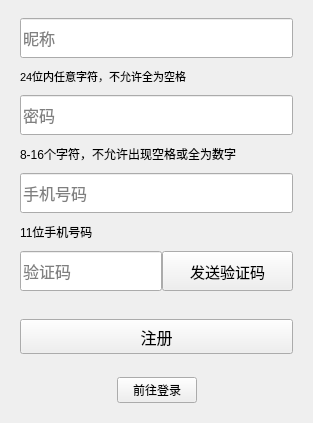
<?xml version="1.0" encoding="UTF-8"?>
<ui version="4.0">
 <class>RegisterWidget</class>
 <widget class="QWidget" name="RegisterWidget">
  <property name="geometry">
   <rect>
    <x>0</x>
    <y>0</y>
    <width>313</width>
    <height>423</height>
   </rect>
  </property>
  <property name="windowTitle">
   <string>Form</string>
  </property>
  <layout class="QHBoxLayout" name="horizontalLayout">
   <property name="spacing">
    <number>0</number>
   </property>
   <property name="leftMargin">
    <number>0</number>
   </property>
   <property name="topMargin">
    <number>0</number>
   </property>
   <property name="rightMargin">
    <number>0</number>
   </property>
   <property name="bottomMargin">
    <number>0</number>
   </property>
   <item>
    <widget class="QWidget" name="registerContent" native="true">
     <property name="sizePolicy">
      <sizepolicy hsizetype="Preferred" vsizetype="Expanding">
       <horstretch>0</horstretch>
       <verstretch>0</verstretch>
      </sizepolicy>
     </property>
     <property name="minimumSize">
      <size>
       <width>0</width>
       <height>0</height>
      </size>
     </property>
     <layout class="QVBoxLayout" name="verticalLayout">
      <property name="spacing">
       <number>10</number>
      </property>
      <property name="leftMargin">
       <number>20</number>
      </property>
      <property name="topMargin">
       <number>10</number>
      </property>
      <property name="rightMargin">
       <number>20</number>
      </property>
      <property name="bottomMargin">
       <number>20</number>
      </property>
      <item>
       <spacer name="verticalSpacer_7">
        <property name="orientation">
         <enum>Qt::Orientation::Vertical</enum>
        </property>
        <property name="sizeHint" stdset="0">
         <size>
          <width>20</width>
          <height>50</height>
         </size>
        </property>
       </spacer>
      </item>
      <item>
       <widget class="QLineEdit" name="registerNicknameInput">
        <property name="sizePolicy">
         <sizepolicy hsizetype="Expanding" vsizetype="Fixed">
          <horstretch>0</horstretch>
          <verstretch>0</verstretch>
         </sizepolicy>
        </property>
        <property name="minimumSize">
         <size>
          <width>0</width>
          <height>40</height>
         </size>
        </property>
        <property name="maximumSize">
         <size>
          <width>16777215</width>
          <height>16777215</height>
         </size>
        </property>
        <property name="font">
         <font>
          <pointsize>12</pointsize>
          <bold>false</bold>
         </font>
        </property>
        <property name="maxLength">
         <number>24</number>
        </property>
        <property name="placeholderText">
         <string>昵称</string>
        </property>
       </widget>
      </item>
      <item>
       <widget class="QLabel" name="nicknameHint">
        <property name="font">
         <font>
          <pointsize>8</pointsize>
         </font>
        </property>
        <property name="text">
         <string>24位内任意字符，不允许全为空格</string>
        </property>
        <property name="margin">
         <number>0</number>
        </property>
        <property name="indent">
         <number>-1</number>
        </property>
       </widget>
      </item>
      <item>
       <layout class="QHBoxLayout" name="horizontalLayout_3">
        <item>
         <widget class="QLineEdit" name="registerPasswordInput">
          <property name="sizePolicy">
           <sizepolicy hsizetype="Expanding" vsizetype="Fixed">
            <horstretch>0</horstretch>
            <verstretch>0</verstretch>
           </sizepolicy>
          </property>
          <property name="minimumSize">
           <size>
            <width>0</width>
            <height>40</height>
           </size>
          </property>
          <property name="maximumSize">
           <size>
            <width>16777215</width>
            <height>16777215</height>
           </size>
          </property>
          <property name="font">
           <font>
            <pointsize>12</pointsize>
            <bold>false</bold>
           </font>
          </property>
          <property name="maxLength">
           <number>16</number>
          </property>
          <property name="echoMode">
           <enum>QLineEdit::EchoMode::PasswordEchoOnEdit</enum>
          </property>
          <property name="placeholderText">
           <string>密码</string>
          </property>
         </widget>
        </item>
       </layout>
      </item>
      <item>
       <widget class="QLabel" name="passwordHint">
        <property name="text">
         <string>8-16个字符，不允许出现空格或全为数字</string>
        </property>
       </widget>
      </item>
      <item>
       <widget class="QLineEdit" name="registerPhoneInput">
        <property name="minimumSize">
         <size>
          <width>0</width>
          <height>40</height>
         </size>
        </property>
        <property name="font">
         <font>
          <pointsize>12</pointsize>
         </font>
        </property>
        <property name="maxLength">
         <number>11</number>
        </property>
        <property name="echoMode">
         <enum>QLineEdit::EchoMode::Normal</enum>
        </property>
        <property name="placeholderText">
         <string>手机号码</string>
        </property>
       </widget>
      </item>
      <item>
       <widget class="QLabel" name="phoneHint">
        <property name="text">
         <string>11位手机号码</string>
        </property>
       </widget>
      </item>
      <item>
       <layout class="QHBoxLayout" name="horizontalLayout_2">
        <property name="spacing">
         <number>0</number>
        </property>
        <item>
         <widget class="QLineEdit" name="registerVcodeInput">
          <property name="sizePolicy">
           <sizepolicy hsizetype="Maximum" vsizetype="Fixed">
            <horstretch>0</horstretch>
            <verstretch>0</verstretch>
           </sizepolicy>
          </property>
          <property name="minimumSize">
           <size>
            <width>0</width>
            <height>40</height>
           </size>
          </property>
          <property name="font">
           <font>
            <pointsize>12</pointsize>
           </font>
          </property>
          <property name="maxLength">
           <number>6</number>
          </property>
          <property name="echoMode">
           <enum>QLineEdit::EchoMode::Normal</enum>
          </property>
          <property name="placeholderText">
           <string>验证码</string>
          </property>
         </widget>
        </item>
        <item>
         <widget class="QPushButton" name="registerVcodeBtn">
          <property name="sizePolicy">
           <sizepolicy hsizetype="Minimum" vsizetype="Expanding">
            <horstretch>0</horstretch>
            <verstretch>0</verstretch>
           </sizepolicy>
          </property>
          <property name="font">
           <font>
            <pointsize>11</pointsize>
           </font>
          </property>
          <property name="cursor">
           <cursorShape>PointingHandCursor</cursorShape>
          </property>
          <property name="text">
           <string>发送验证码</string>
          </property>
          <property name="waiting" stdset="0">
           <bool>false</bool>
          </property>
         </widget>
        </item>
       </layout>
      </item>
      <item>
       <spacer name="verticalSpacer_8">
        <property name="orientation">
         <enum>Qt::Orientation::Vertical</enum>
        </property>
        <property name="sizeHint" stdset="0">
         <size>
          <width>20</width>
          <height>60</height>
         </size>
        </property>
       </spacer>
      </item>
      <item>
       <widget class="QPushButton" name="registerBtn">
        <property name="minimumSize">
         <size>
          <width>0</width>
          <height>35</height>
         </size>
        </property>
        <property name="font">
         <font>
          <pointsize>12</pointsize>
         </font>
        </property>
        <property name="cursor">
         <cursorShape>PointingHandCursor</cursorShape>
        </property>
        <property name="text">
         <string>注册</string>
        </property>
       </widget>
      </item>
      <item>
       <spacer name="verticalSpacer_9">
        <property name="orientation">
         <enum>Qt::Orientation::Vertical</enum>
        </property>
        <property name="sizeHint" stdset="0">
         <size>
          <width>20</width>
          <height>55</height>
         </size>
        </property>
       </spacer>
      </item>
      <item>
       <layout class="QHBoxLayout" name="horizontalLayout_8">
        <property name="topMargin">
         <number>0</number>
        </property>
        <item>
         <spacer name="horizontalSpacer_14">
          <property name="orientation">
           <enum>Qt::Orientation::Horizontal</enum>
          </property>
          <property name="sizeHint" stdset="0">
           <size>
            <width>40</width>
            <height>20</height>
           </size>
          </property>
         </spacer>
        </item>
        <item>
         <widget class="QPushButton" name="toLoginBtn">
          <property name="cursor">
           <cursorShape>PointingHandCursor</cursorShape>
          </property>
          <property name="text">
           <string>前往登录</string>
          </property>
         </widget>
        </item>
        <item>
         <spacer name="horizontalSpacer_15">
          <property name="orientation">
           <enum>Qt::Orientation::Horizontal</enum>
          </property>
          <property name="sizeHint" stdset="0">
           <size>
            <width>40</width>
            <height>20</height>
           </size>
          </property>
         </spacer>
        </item>
       </layout>
      </item>
     </layout>
    </widget>
   </item>
  </layout>
 </widget>
 <resources/>
 <connections/>
</ui>
